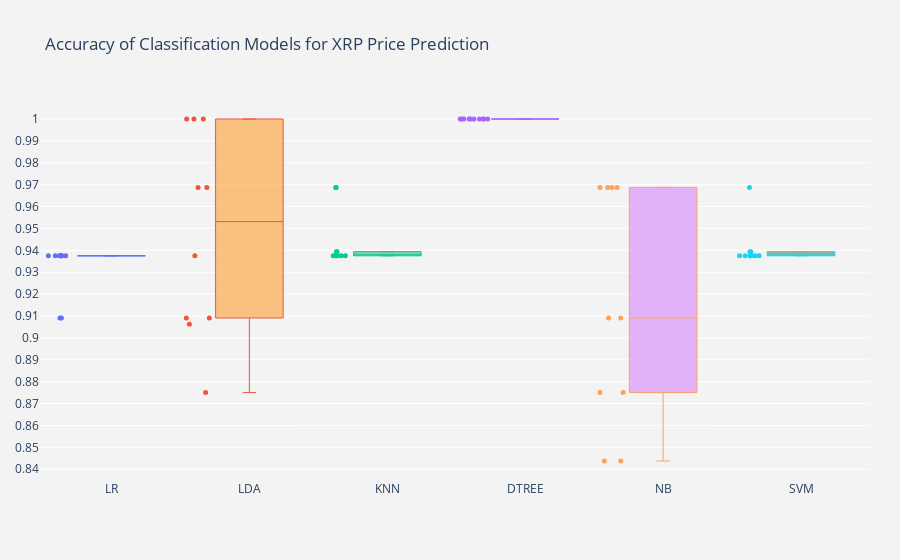

The notebook cell saved with this chart:
### Code cell
x_data = names

y0 = results[0]
y1 = results[1]
y2 = results[2]
y3 = results[3]
y4 = results[4]
y5 = results[5]

y_data = [y0, y1, y2, y3, y4, y5]

colors = ['rgba(93, 164, 214, 0.5)', 'rgba(255, 144, 14, 0.5)', 'rgba(44, 160, 101, 0.5)',
          'rgba(255, 65, 54, 0.5)', 'rgba(207, 114, 255, 0.5)', 'rgba(127, 96, 0, 0.5)']

fig = go.Figure()

for xd, yd, cls in zip(x_data, y_data, colors):
        fig.add_trace(go.Box(
            y=yd,
            name=xd,
            boxpoints='all',
            jitter=0.5,
            whiskerwidth=0.2,
            fillcolor=cls,
            marker_size=5,
            line_width=1)
        )

fig.update_layout(
    title='Accuracy of Classification Models for XRP Price Prediction',
    yaxis=dict(
        autorange=True,
        showgrid=True,
        zeroline=True,
        dtick=.01,
        gridcolor='rgb(255, 255, 255)',
        gridwidth=1,
        zerolinecolor='rgb(255, 255, 255)',
        zerolinewidth=2,
    ),
    margin=dict(
        l=40,
        r=30,
        b=80,
        t=100,
    ),
    paper_bgcolor='rgb(243, 243, 243)',
    plot_bgcolor='rgb(243, 243, 243)',
    showlegend=False,
)

fig.show()

### Figure 1 — Plotly figure (JSON) as saved in the notebook; plotly's stock layout.template omitted (floating-point values rounded to 4 significant figures)
{"data": [{"boxpoints": "all", "fillcolor": "rgba(93, 164, 214, 0.5)", "jitter": 0.5, "line": {"width": 1}, "marker": {"size": 5}, "name": "LR", "type": "box", "whiskerwidth": 0.2, "y": [0.9091, 0.9091, 0.9375, 0.9375, 0.9375, 0.9375, 0.9375, 0.9375, 0.9375, 0.9375]}, {"boxpoints": "all", "fillcolor": "rgba(255, 144, 14, 0.5)", "jitter": 0.5, "line": {"width": 1}, "marker": {"size": 5}, "name": "LDA", "type": "box", "whiskerwidth": 0.2, "y": [0.9091, 0.9091, 1, 0.9062, 1, 0.9688, 1, 0.875, 0.9375, 0.9688]}, {"boxpoints": "all", "fillcolor": "rgba(44, 160, 101, 0.5)", "jitter": 0.5, "line": {"width": 1}, "marker": {"size": 5}, "name": "KNN", "type": "box", "whiskerwidth": 0.2, "y": [0.9394, 0.9394, 0.9688, 0.9375, 0.9375, 0.9375, 0.9375, 0.9375, 0.9688, 0.9375]}, {"boxpoints": "all", "fillcolor": "rgba(255, 65, 54, 0.5)", "jitter": 0.5, "line": {"width": 1}, "marker": {"size": 5}, "name": "DTREE", "type": "box", "whiskerwidth": 0.2, "y": [1, 1, 1, 1, 1, 1, 1, 1, 1, 1]}, {"boxpoints": "all", "fillcolor": "rgba(207, 114, 255, 0.5)", "jitter": 0.5, "line": {"width": 1}, "marker": {"size": 5}, "name": "NB", "type": "box", "whiskerwidth": 0.2, "y": [0.9091, 0.9091, 0.9688, 0.8438, 0.9688, 0.9688, 0.875, 0.8438, 0.9688, 0.875]}, {"boxpoints": "all", "fillcolor": "rgba(127, 96, 0, 0.5)", "jitter": 0.5, "line": {"width": 1}, "marker": {"size": 5}, "name": "SVM", "type": "box", "whiskerwidth": 0.2, "y": [0.9394, 0.9394, 0.9375, 0.9375, 0.9375, 0.9375, 0.9375, 0.9375, 0.9688, 0.9375]}], "layout": {"margin": {"b": 80, "l": 40, "r": 30, "t": 100}, "paper_bgcolor": "rgb(243, 243, 243)", "plot_bgcolor": "rgb(243, 243, 243)", "showlegend": false, "title": {"text": "Accuracy of Classification Models for XRP Price Prediction"}, "yaxis": {"autorange": true, "dtick": 0.01, "gridcolor": "rgb(255, 255, 255)", "gridwidth": 1, "showgrid": true, "zeroline": true, "zerolinecolor": "rgb(255, 255, 255)", "zerolinewidth": 2}}}
